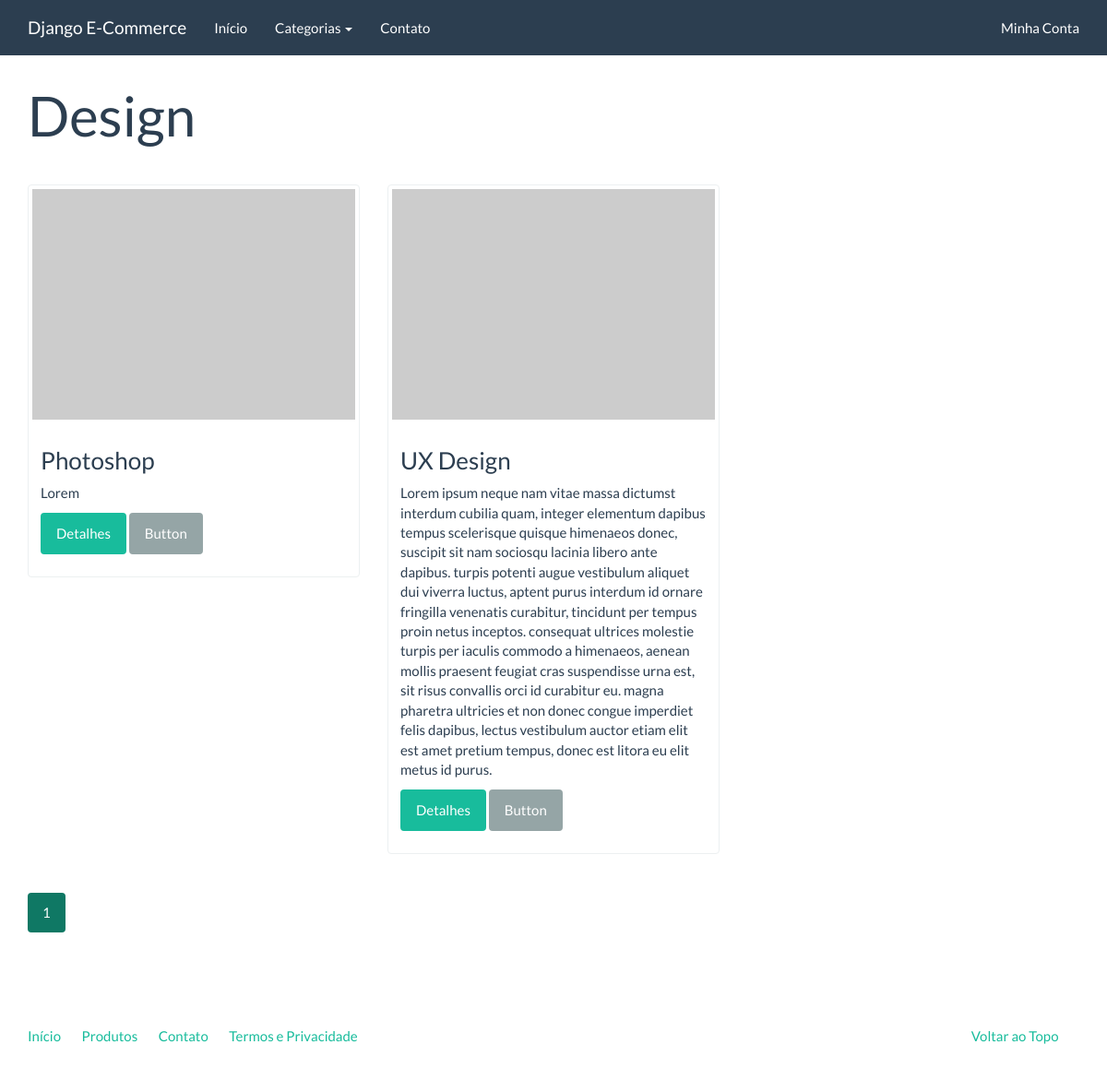
/catalogo/categorias/design/, run on an earlier commit of the app's database.
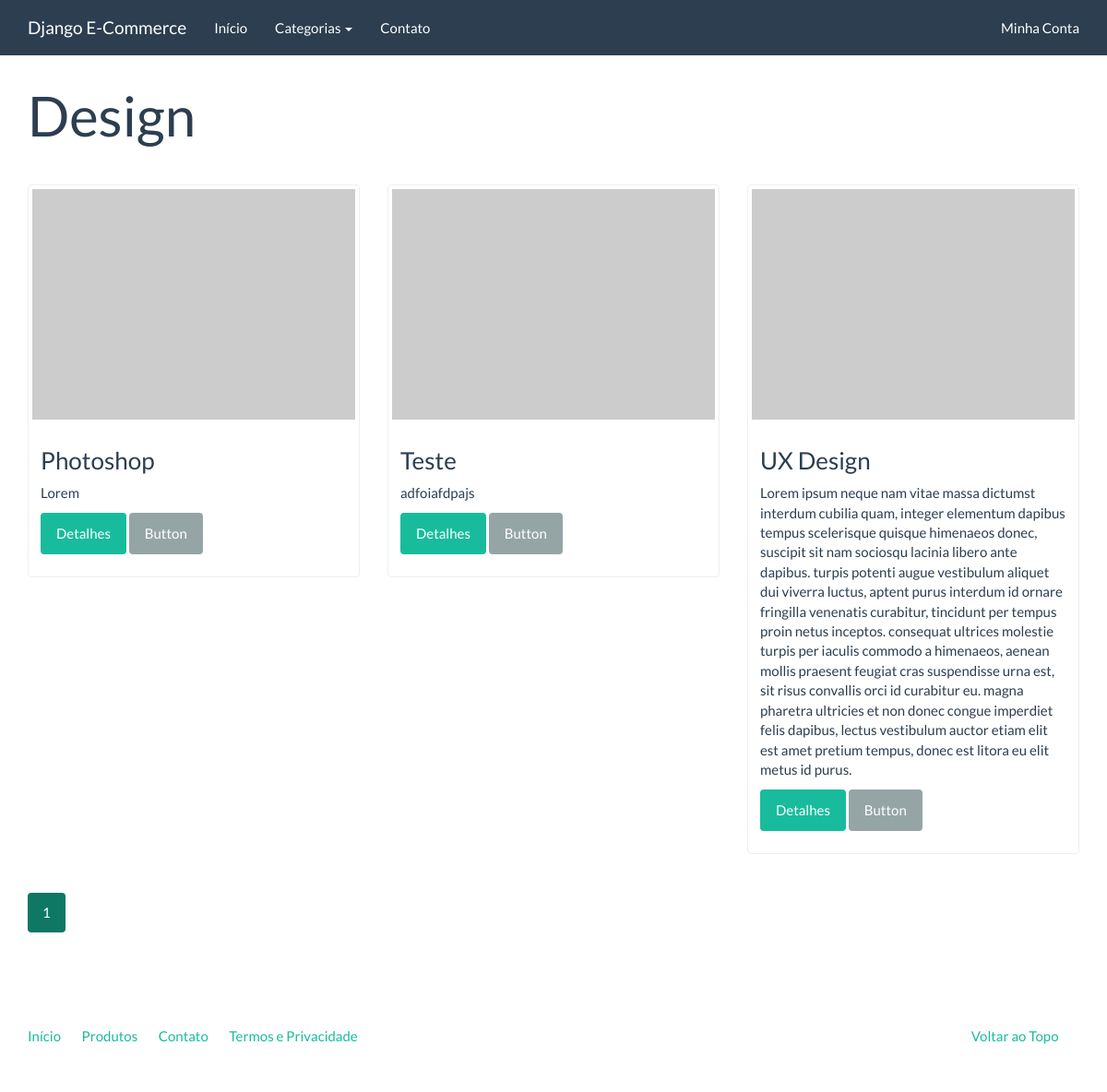
And on a later commit of the database.
### catalog/models.py (models this page shows)
class Product(models.Model):
    name = models.CharField('Nome', max_length=100)
    slug = models.SlugField('Identificador', max_length=100)
    category = models.ForeignKey('catalog.Category', verbose_name='Categoria', on_delete=models.CASCADE)
    description = models.TextField('Descrição', blank=True)
    price = models.DecimalField('Preço', decimal_places=2, max_digits=8)
    created = models.DateTimeField('Criado em', auto_now_add=True)
    modified = models.DateTimeField('Modificado em', auto_now=True)
    class Meta:
        verbose_name = 'Produto'
        verbose_name_plural = 'Produtos'
        ordering = ['name']
    def __str__(self):
        return self.name
    def get_absolute_url(self):
        return reverse('catalog:product', kwargs={'slug': self.slug})

### catalog/views.py (the view)
class CategoryListView(generic.ListView):
    context_object_name = 'products'
    template_name = 'catalog/category.html'
    paginate_by = 3
    def get_queryset(self):
        return Product.objects.filter(category__slug=self.kwargs['slug'])
    def get_context_data(self, **kwargs):
        context = super(CategoryListView, self).get_context_data(**kwargs)
        context['current_category'] = get_object_or_404(Category, slug=self.kwargs['slug'])
        return context

### catalog/context_processors.py (called while the page is built)
def categories(request):
    return {
        'categories': Category.objects.all()
    }

### catalog/models.py (called while the page is built)
    def __str__(self):
        return self.name

    def get_absolute_url(self):
        return reverse('catalog:category', kwargs={'slug': self.slug})

### core/templatetags/pagination.py (called while the page is built)
@register.inclusion_tag('pagination.html')
def pagination(request, paginator, page_obj):
    context = {
        'paginator': paginator,
        'request': request,
        'page_obj': page_obj
    }
    getvars = request.GET.copy()
    if 'page' in getvars:
        del getvars['page']
    if len(getvars) > 0:
        context['getvars'] = '&{0}'.format(getvars.urlencode())
    else:
        context['getvars'] = ''
    return context

### catalog/templates/catalog/category.html (shortened to what this page needs)
{% extends 'base.html' %}
{% load pagination %}
{% block container %}
    <div class="page-header">
        <h1>{{ current_category }}</h1>
    </div>
    <div class="row">
        {% for product in products %}
            <div class="col-sm-6 col-md-4">
                <div class="thumbnail">
                    <a href="{{ product.get_absolute_url }}">
                        <img src="http://placehold.it/350x250" alt="" />
                    </a>
                    <div class="caption">
                        <h3>{{ product }}</h3>
                        {{ product.description|linebreaks }}
                        <p>
                            <a href="{{ product.get_absolute_url }}" class="btn btn-success" role="button">Detalhes</a>
                            <a href="#" class="btn btn-default" role="button">Button</a>
                        </p>
                    </div>
                </div>
            </div>
        {% endfor %}
    </div>
    {% pagination request paginator page_obj %}
{% endblock container %}

What changed in the data, as far as the page shows it:
added Product: name "Teste", description "adfoiafdpajs"
